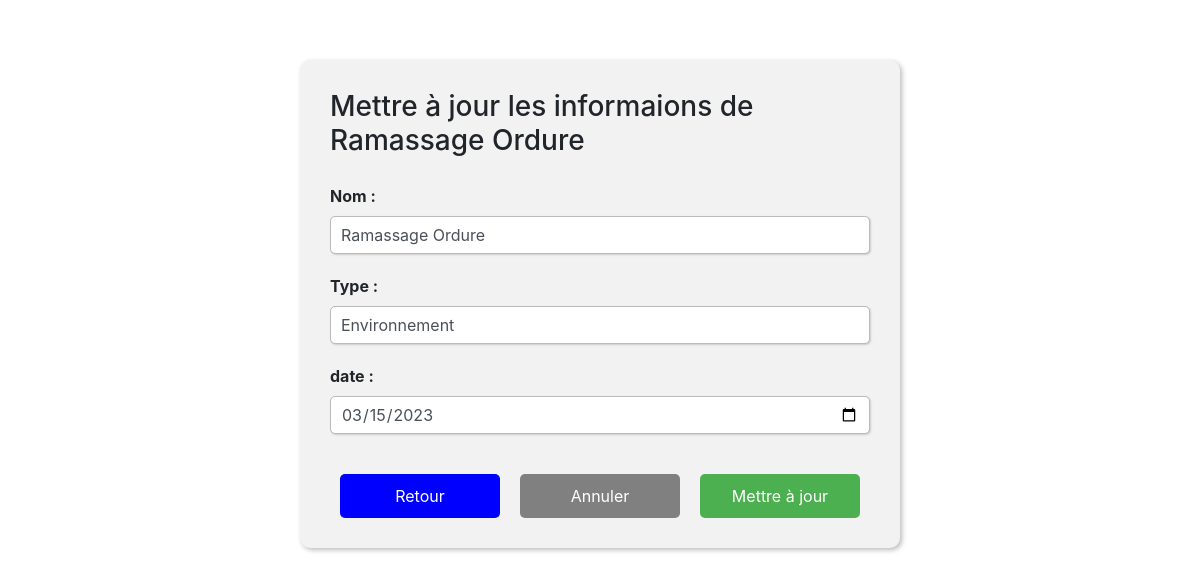
/updateEvents.php?id=2, run on the app's committed database.
### tables this page shows
CREATE TABLE IF NOT EXISTS `events` (
  `id` int(11) NOT NULL AUTO_INCREMENT,
  `nom` varchar(255) NOT NULL,
  `type` varchar(255) NOT NULL,
  `date` date NOT NULL,
  `nb_inscrit` int(11) DEFAULT '0',
  PRIMARY KEY (`id`)
);

### public/fonction.php (called while the page is built, shortened)
<?php
require_once 'connexion_bd.php';
function idEvents($id){
    global $pdo;
    $query = 'SELECT * FROM events WHERE id=:id';
    $prep = $pdo->prepare($query);
    $prep->bindValue(':id', $id);
    $prep->execute();
    return $prep->fetch();
}

### public/updateEvents.php (the view, shortened to what this page needs)
<?php
require_once('fonction.php');
if (isset($_GET['id'])) {
    $id_events = $_GET['id'];
    $events = idEvents($id_events);
} else {
    echo 'pas de id GET';
}
?>
<!DOCTYPE html>
<html>
<head>
    <link rel="stylesheet" href="https://stackpath.bootstrapcdn.com/bootstrap/4.5.2/css/bootstrap.min.css"
>
    <link rel="stylesheet" href="https://cdnjs.cloudflare.com/ajax/libs/font-awesome/5.14.0/css/all.min.css"
 />
</head>
<form action="listeEvents.php" method="post">
    <h3>Mettre à jour les informaions de
        <?php echo $events->nom; ?>
    </h3>
    <div class="form-group" value="<?php echo $events->id; ?>">
        <label for="nom">Nom :</label>
        <input type="text" class="form-control" id="nom" name="nom" value="<?php echo $events->nom; ?>">
    </div>
    <div class="form-group" value="<?php echo $events->type; ?>">
        <label for="type">Type :</label>
        <input type="text" class="form-control" id="type" name="type" value="<?php echo $events->type; ?>">
    </div>
    <div class="form-group" value="<?php echo $events->date; ?>">
        <label for="date">date :</label>
        <input type="date" class="form-control" id="date" name="date" value="<?php echo $events->date; ?>">
    </div>
    <div class="but" *>
        <button type="button" class="btn btn-primary"
            onclick="window.location.href = 'listeEvents.php';">Retour</button>
        <button type="reset" class="btn btn-secondary">Annuler</button>
        <button type="submit" name="update" class="btn btn-primary"
            onclick="window.location.href = 'listeEvents.php';">Mettre à jour</button>
    </div>
</form>

### public/updateEvents.php (style rules this page uses)
form { width: 50%; margin: 0 auto; margin-top: 5%; padding: 30px; background-color: #f2f2f2; border-radius: 10px; box-shadow: 2px 2px 5px #bbb; }
.form-group { margin-bottom: 20px; }
label { font-weight: bold; }
.form-control { border-radius: 5px; border: 1px solid #bbb; padding: 10px; box-shadow: 1px 1px 2px #ccc; width: 100%; }
button[type="button"] { width: 30%; border-radius: 5px; background-color: blue; color: white; padding: 10px; margin-top: 20px; border: none; cursor: pointer; }
button[type="submit"] { width: 30%; border-radius: 5px; background-color: #4CAF50; color: white; padding: 10px; margin-top: 20px; border: none; cursor: pointer; }
button[type="reset"] { width: 30%; border-radius: 5px; background-color: gray; color: white; padding: 10px; margin-top: 20px; border: none; cursor: pointer; }
.but { display: flex; justify-content: center; }
button { margin: 0 10px; }
h3 { margin-bottom: 5% }

### data on the page
events: nom "Ramassage Ordure", type "Environnement", date "03/15/2023"
